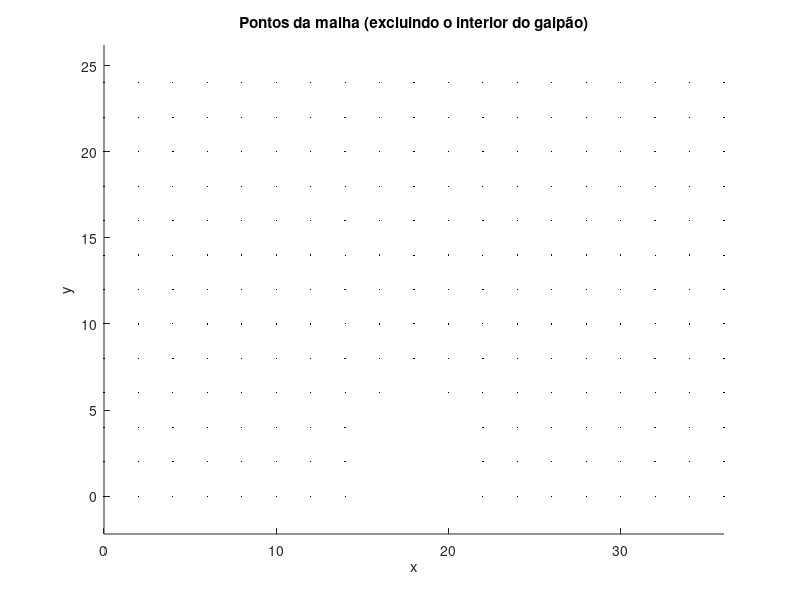

MATLAB code to generate this figure: (Note: this script raises an error after producing the figure.)
clc, clear

% Criacao da malha

h = 3;
d = 5*h;
L = 2*h;
H = 8*h;

dx = 2;
dy = dx;

x = 0:dx:(2*d+L);
y = 0:dy:H;

[X,Y] = meshgrid(x,y);

% Outros parâmetros do problema

V = 100*3.6; %Velocidade em m/s!
lambda = 1.85;
toleracia = 0.01;

% Verificacao dos pontos dentro do galpao

isSolido = false(size(X));

for i = 1:length(x)
    for j = 1:length(y)
        xi = x(i);
        yj = y(j);
        % Se o ponto está dentro do telhado
        if xi >= d && xi <= d + L
            y_teto = sqrt((L/2)^2 - (xi - (d + L/2))^2) + h;
            if yj <= y_teto
                isSolido(j,i) = true;
            end
        end
    end
end

% Plota apenas os pontos da malha (isSolido == false)
mask = ~isSolido;  % true para pontos de malha válidos
scatter( X(mask), Y(mask), 1, 'k', 'filled' ) 
axis equal
xlabel('x'); ylabel('y');
title('Pontos da malha (excluindo o interior do galpão)');

% Resolucao da eq de Laplace
phi = zeros(size(X));
erro = 1;
while max(abs(erro(:))) > toleracia
    phi = cond_contorno(x,y,H,V,dx,dy,phi);
    phi_aux = phi;
    for i= 2:length(x)/2+1
        for j = 2:(length(y)-1)
            phi_aux(j,i) = passo(phi,lambda,i,j,isSolido);
            phi_aux(j,length(x)-i+1) = phi_aux(j,i); %Simetria
        end
    end
    erro = phi-phi_aux;
    disp(max(abs(erro(:))));
    phi = phi_aux;
end

%Condicoes de contorno

function phi = cond_contorno(x,y,H,V,dx,dy,phi)
%Margem esquerda
    for j = 1:length(y)
        if j*dy <= 0.05*H
            phi(j,1) = V*(dx^2)/(0.1*H) + phi(j,2);
        else
            phi(j,1) = phi(j,2);
        end
        phi(j,length(x)) = phi(j,1); %Aproveitando a simetria
    end

%Margem superior e inferior
    for i = 1:length(x)
        %Superior
        phi(length(y),i) = phi(length(y)-1,i) + dy*V;
        %Inferior
        phi(1,i) = 0;
% %Aproveitando a simetria
            %Superior
       phi(length(y),length(x)-i+1) =  phi(length(y),i);
       %Inferior
       phi(1,length(x)-i+1) = 0 ;
    end
end

function val_phi_novo = passo(phi, lambda,x,y,isSolido)
    if isSolido(x-1,y) || isSolido(x+1,y) || isSolido(x,y-1) || isSolido(x,y+1) %Verifica se está junto ao prédio.
        %Verificar se o prédio está pra direita ou para baixo ou os dois.
        %Calcular as proporções
        %Resolver os sistemas
        %Devolve o valor phi(x,y)
    else
    %Executa sobrerrelaxação tradicional se não está perto do prédio.
    val_phi_novo = (1-lambda)*phi(y,x) + (lambda/4)*(phi(y-1,x)+phi(y+1,x)+phi(y,x-1)+phi(y,x+1));
    end
end